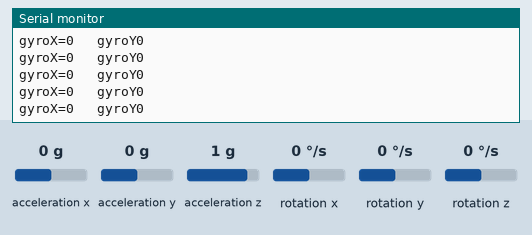
Bench run of a sketch on a simulated ESP32. On the bench: the last lines printed to the serial monitor. Wiring (inferred from the names in the program): MPU-6050 motion sensor at I2C address 0x68. The inputs (shaded band) are chosen by the test bench; at power-on: rotation x 0 °/s, rotation y 0 °/s, acceleration x 0 g, acceleration y 0 g, acceleration z 1 g, rotation z 0 °/s. USB keyboard and mouse output is not drawn.

Above: at 1.2 s.
1.3 s: rotation x set to -192 °/s
At 1.9 s:
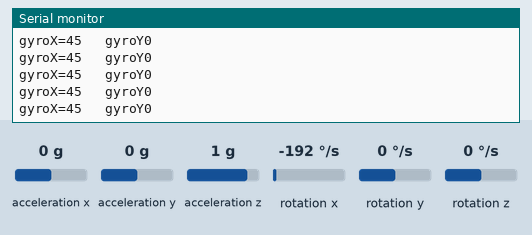
2.8 s: rotation y set to -192 °/s
At 3.7 s:
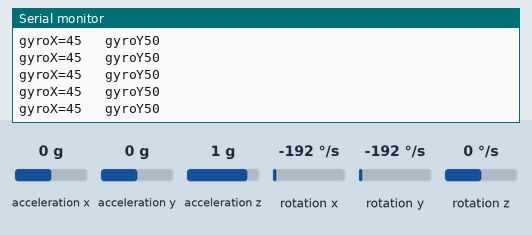
4.3 s: rotation x set to -100 °/s
At 5.3 s:
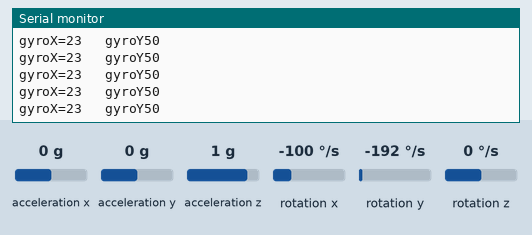
Timing chart, 0 to 7.3 s (numbered marks = the images above; inputs shaded):
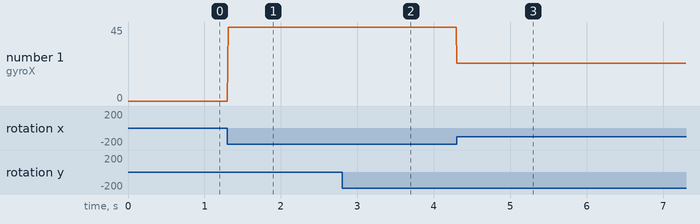

Measured:
- after the input at 1.3 s, the serial monitor: prints a new line at once (image 1)
- after the input at 2.8 s, the serial monitor: prints a new line at once (image 2)
- after the input at 4.3 s, the serial monitor: prints a new line at once (image 3)
- plotted number 1: 0 → 45 after the input at 1.3 s, 45 → 23 after the input at 4.3 s

The sketch:

new_mouse_progrmme.ino
```cpp
#include <Wire.h>
#include <BleMouse.h>

BleMouse bleMouse;

const uint8_t MPU6050Address = 0x68;
const uint16_t I2C_TIMEOUT = 1000;

int16_t gyroX, gyroY;
int sensitivity = 500;
int delayInterval = 10;

uint8_t i2cRead(uint8_t registerAddress, uint8_t* data, uint8_t nbytes) {
  Wire.beginTransmission(MPU6050Address);
  Wire.write(registerAddress);
  if (Wire.endTransmission(false))
    return 1;
  Wire.requestFrom(MPU6050Address, nbytes, (uint8_t)true);
  for (uint8_t i = 0; i < nbytes; i++) {
    if (Wire.available())
      data[i] = Wire.read();
    else {
      uint32_t timeOutTimer = micros();
      while (((micros() - timeOutTimer) < I2C_TIMEOUT) && !Wire.available());
      if (Wire.available())
        data[i] = Wire.read();
      else
        return 2;
    }
  }
  return 0;
}

void setup() {
  Wire.begin();

  Wire.beginTransmission(MPU6050Address);
  Wire.write(0x6B); // PWR_MGMT_1 register
  Wire.write(0x00); // Wake up MPU6050
  Wire.endTransmission(true);

  Serial.begin(115200);
  bleMouse.begin();
}

void loop() {
  uint8_t i2cData[14];
  if (i2cRead(0x3B, i2cData, 14) == 0) {
    gyroX = ((i2cData[8] << 8) | i2cData[9]);
    gyroY = ((i2cData[10] << 8) | i2cData[13]);

    gyroX = -gyroX / sensitivity/1.1 ;
    gyroY = -gyroY / sensitivity;

    if (bleMouse.isConnected()) {
      if(gyroX<5 && gyroX>-5){gyroX=0;}
      if(gyroY<5 && gyroY>-5){gyroY=0;}
      Serial.print("gyroX=");
      Serial.print(gyroX);
      Serial.print("   ");
      Serial.print("gyroY");
      Serial.print(gyroY);

      Serial.print("\r\n");
      bleMouse.move(gyroY, -gyroX);
    }
  }

  delay(delayInterval);
}
```
